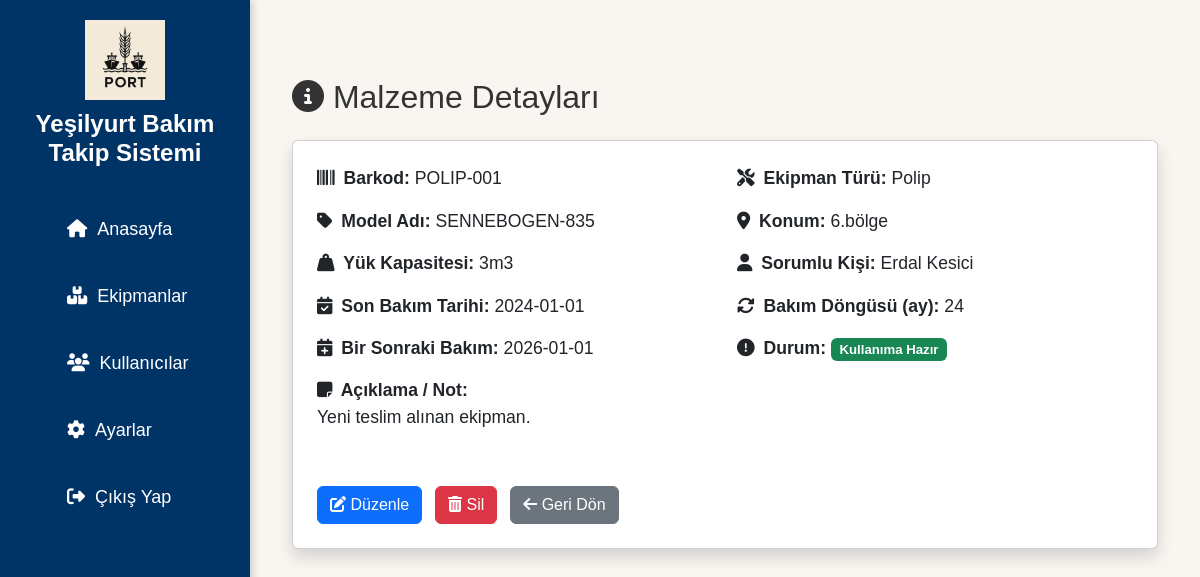
Page /detail/1 (signed in) on the earlier database version.
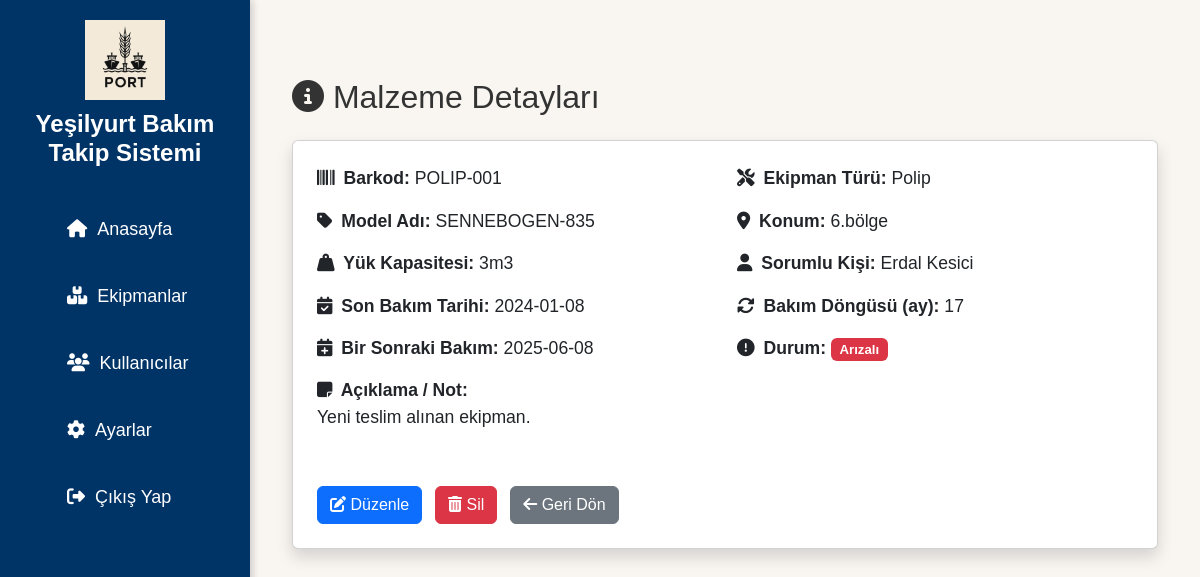
Same page on the later database version.
### app/models.py (models this page shows)
class Parca(db.Model):
    __tablename__ = 'parcalar'
    id = db.Column(db.Integer, primary_key=True)
    barcode = db.Column(db.String(100), unique=True, nullable=False)
    ekipman_turu = db.Column(db.String(100), nullable=False)
    model_adi = db.Column(db.String(100), nullable=False)
    konum = db.Column(db.String(100), nullable=False)
    durum = db.Column(db.String(50), nullable=False)
    bir_sonraki_bakim = db.Column(db.Date, nullable=True)
    son_bakim_tarihi = db.Column(db.Date, nullable=True)
    bakim_dongusu = db.Column(db.String(50), nullable=True)
    bakim_durum = db.Column(db.String(50), nullable=True)  # ✅ تمت إضافته
    notlar = db.Column(db.Text, nullable=True)              # ✅ تمت إضافته
    kisa_aciklama = db.Column(db.Text, nullable=True)
    yuk_kapasitesi = db.Column(db.String(50), nullable=True)
    sorumlu_kisi = db.Column(db.String(100), nullable=True)
    created_at = db.Column(db.DateTime, default=datetime.utcnow)
    bakim_kayitlari = db.relationship('BakimKaydi', backref='parca', lazy=True)

### app/routes.py (the view)
@main.route('/detail/<int:parca_id>')
@login_required
def detail(parca_id):
    parca = Parca.query.get_or_404(parca_id)
    today = datetime.today().date()
    if parca.son_bakim_tarihi and parca.bakim_dongusu:
        try:
            ay = int(parca.bakim_dongusu)
            parca.bir_sonraki_bakim = parca.son_bakim_tarihi + relativedelta(months=ay)
        except:
            parca.bir_sonraki_bakim = None
    else:
        parca.bir_sonraki_bakim = None
    if parca.durum != 'Arızalı' and parca.bir_sonraki_bakim:
        kalan = (parca.bir_sonraki_bakim - today).days
        if kalan < 0:
            parca.durum = 'Bakım Gerekli'
        elif kalan <= 7:
            parca.durum = 'Bakım Yaklaşan'
        else:
            parca.durum = 'Kullanıma hazır'
    return render_template('detail.html', parca=parca, today=today)

### app/__init__.py (called while the page is built)
def create_app():
    app = Flask(__name__)
    app.config.from_object('config.Config')
    db.init_app(app)
    login_manager.init_app(app)
    migrate.init_app(app, db)  # ✅ جديد
    login_manager.login_view = 'auth.login'
    @login_manager.user_loader
    def load_user(user_id):
        return User.query.get(int(user_id))
    app.register_blueprint(main)
    app.register_blueprint(auth)
    app.register_blueprint(api)  # ✅ API
    return app

### app/templates/detail.html
{% extends 'layout.html' %}
{% block content %}
<div class="container mt-5">
  <h2 class="mb-4"><i class="fas fa-info-circle"></i> Malzeme Detayları</h2>
  <div class="card shadow p-4" style="font-size: 1.1rem;">
    <div class="row">
      <div class="col-md-6 mb-3">
        <p><strong><i class="fas fa-barcode me-1"></i> Barkod:</strong> {{ parca.barcode }}</p>
        <p><strong><i class="fas fa-tag me-1"></i> Model Adı:</strong> {{ parca.model_adi }}</p>
        <p><strong><i class="fas fa-weight-hanging me-1"></i> Yük Kapasitesi:</strong> {{ parca.yuk_kapasitesi }}</p>
        <p><strong><i class="fas fa-calendar-check me-1"></i> Son Bakım Tarihi:</strong> {{ parca.son_bakim_tarihi }}</p>
        <p><strong><i class="fas fa-calendar-plus me-1"></i> Bir Sonraki Bakım:</strong> {{ parca.bir_sonraki_bakim }}</p>
        <p><strong><i class="fas fa-sticky-note me-1"></i> Açıklama / Not:</strong><br>{{ parca.kisa_aciklama }}</p>
      </div>
      <div class="col-md-6 mb-3">
        <p><strong><i class="fas fa-tools me-1"></i> Ekipman Türü:</strong> {{ parca.ekipman_turu }}</p>
        <p><strong><i class="fas fa-map-marker-alt me-1"></i> Konum:</strong> {{ parca.konum }}</p>
        <p><strong><i class="fas fa-user me-1"></i> Sorumlu Kişi:</strong> {{ parca.sorumlu_kisi }}</p>
        <p><strong><i class="fas fa-sync-alt me-1"></i> Bakım Döngüsü (ay):</strong> {{ parca.bakim_dongusu }}</p>
        <p><strong><i class="fas fa-exclamation-circle me-1"></i> Durum:</strong>
          {% if parca.durum == 'Arızalı' %}
            <span class="badge bg-danger text-white">Arızalı</span>
          {% else %}
            {% set kalan_gun = (parca.bir_sonraki_bakim - today).days %}
            {% if kalan_gun < 0 %}
              <span class="badge bg-warning text-dark">Bakım Gerekli</span>
              <div class="text-muted small mt-1">Bakım tarihi geçmiş. Sistem tarafından otomatik belirlenmiştir.</div>
            {% elif kalan_gun <= 7 %}
              <span class="badge bg-info text-white">Bakımı Yaklaşan</span>
              <div class="text-muted small mt-1">Bakım tarihi yaklaşıyor. Sistem tarafından otomatik belirlenmiştir.</div>
            {% else %}
              <span class="badge bg-success text-white">Kullanıma Hazır</span>
            {% endif %}
          {% endif %}
        </p>
      </div>
    </div>
    <div class="mt-4">
      <a href="{{ url_for('main.edit', parca_id=parca.id) }}" class="btn btn-primary me-2"><i class="fas fa-edit"></i> Düzenle</a>
      <form method="POST" action="{{ url_for('main.delete_parca', parca_id=parca.id) }}" class="d-inline" onsubmit="return confirm('Silmek istediğinize emin misiniz?')">
        <button type="submit" class="btn btn-danger"><i class="fas fa-trash-alt"></i> Sil</button>
      </form>
      <a href="{{ url_for('main.malzeme_listesi') }}" class="btn btn-secondary ms-2"><i class="fas fa-arrow-left"></i> Geri Dön</a>
    </div>
  </div>
</div>
{% endblock %}

Differences in the rows shown:
changed Parca "POLIP-001": son_bakim_tarihi "2024-01-01" → "2024-01-08"; bir_sonraki_bakim "2026-01-01" → "2025-06-08"; bakim_dongusu "24" → "17"; durum "Kullanıma hazır" → "Arızalı" (drawn)
Other differences:
text no longer shown: "Kullanıma Hazır"
text now shown: "Arızalı"
